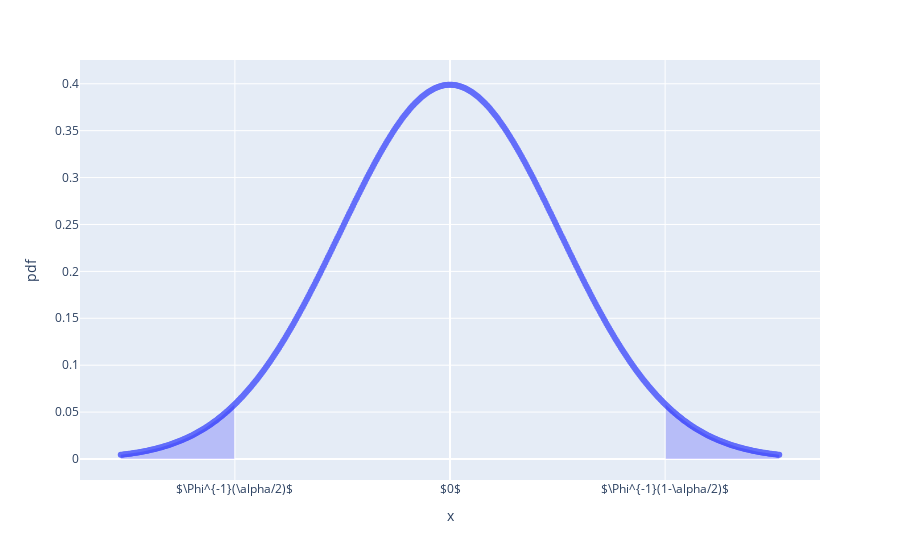
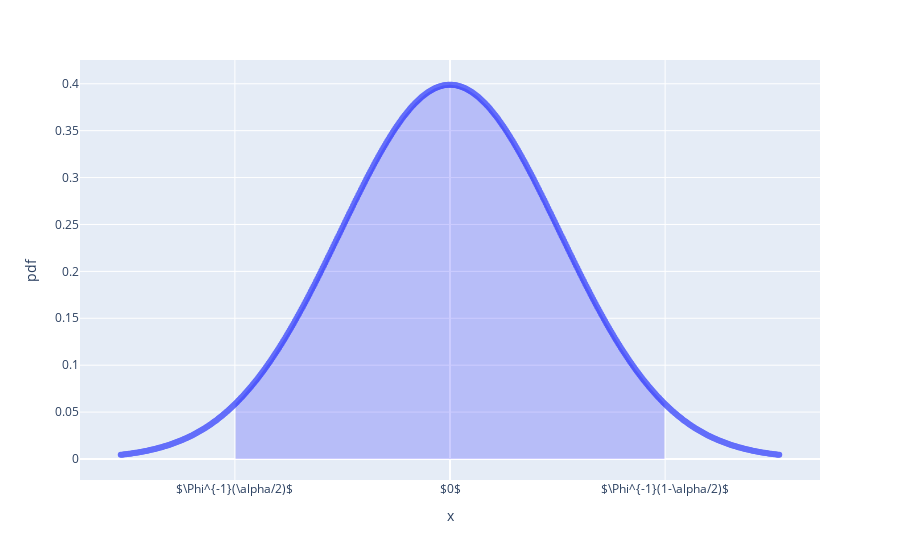

The cell these charts' notebook holds for them, in order:
### Code cell
def add_shaded_area(fig, x, y, mask, fillcolor='rgba(0, 0, 255, 0.2)'):
    """
    Add a shaded area to the given figure using the specified x, y data and mask.

    Parameters
    ----------
    fig : plotly.graph_objs.Figure
        The figure to which the shaded area will be added.
    x : numpy.array
        The x-values of the data points.
    y : numpy.array
        The y-values of the data points.
    mask : numpy.array
        A boolean mask indicating which points should be included in the shaded area.
    fillcolor : str, optional
        The fill color for the shaded area (default is 'rgba(0, 0, 255, 0.2)').
    """
    fig.add_trace(
        go.Scatter(
            x=jnp.concatenate([x[mask], x[mask][::-1]]),
            y=jnp.concatenate([jnp.zeros_like(x[mask]), y[mask][::-1]]),
            fill='toself',
            fillcolor=fillcolor,
            line=dict(width=0),
            showlegend=False
        )
    )

x: NDArray[Float] = jnp.linspace(-3, 3, 500)
data: dict[str, NDArray] = {
    'x': x,
    'pdf': norm.pdf(x)
}

# Calculate the interval for the shaded area
left_bound: float = norm.ppf(0.025)
right_bound: float = norm.ppf(0.975)

# Create masks for the shaded areas
mask_left: NDArray[Bool] = x < left_bound
mask_right: NDArray[Bool] = x > right_bound
fig = px.scatter(data, x='x', y='pdf')
add_shaded_area(fig, x=x, y=data['pdf'], mask=mask_left)
add_shaded_area(fig, x=x, y=data['pdf'], mask=mask_right)
fig.update_xaxes(
    tickvals=[left_bound, 0, right_bound], 
    ticktext=[r'$\Phi^{-1}(\alpha/2)$', r'$0$', r'$\Phi^{-1}(1-\alpha/2)$'])
fig.show()

# Create a mask for the shaded area
mask: NDArray[Bool] = (x >= left_bound) & (x <= right_bound)
fig = px.scatter(data, x='x', y='pdf')
add_shaded_area(fig, x=x, y=data['pdf'], mask=mask)
fig.update_xaxes(
    tickvals=[left_bound, 0, right_bound], 
    ticktext=[r'$\Phi^{-1}(\alpha/2)$', r'$0$', r'$\Phi^{-1}(1-\alpha/2)$'])
fig.show()

### Figure 1 — Plotly figure (JSON) as saved in the notebook; plotly's stock layout.template omitted (floating-point values rounded to 4 significant figures; data arrays with more than 128 entries replaced by an {"elided": "..."} marker saying what was removed)
{"data": [{"hovertemplate": "x=%{x}<br>pdf=%{y}<extra></extra>", "legendgroup": "", "marker": {"color": "#636efa", "symbol": "circle"}, "mode": "markers", "name": "", "orientation": "v", "showlegend": false, "type": "scatter", "x": {"elided": "500 float values"}, "xaxis": "x", "y": {"elided": "500 float values"}, "yaxis": "y"}, {"fill": "toself", "fillcolor": "rgba(0, 0, 255, 0.2)", "line": {"width": 0}, "showlegend": false, "type": "scatter", "x": {"elided": "174 float values"}, "y": {"elided": "174 float values"}}, {"fill": "toself", "fillcolor": "rgba(0, 0, 255, 0.2)", "line": {"width": 0}, "showlegend": false, "type": "scatter", "x": {"elided": "174 float values"}, "y": {"elided": "174 float values"}}], "layout": {"legend": {"tracegroupgap": 0}, "margin": {"t": 60}, "xaxis": {"anchor": "y", "domain": [0, 1], "ticktext": ["$\\Phi^{-1}(\\alpha/2)$", "$0$", "$\\Phi^{-1}(1-\\alpha/2)$"], "tickvals": [-1.96, 0, 1.96], "title": {"text": "x"}}, "yaxis": {"anchor": "x", "domain": [0, 1], "title": {"text": "pdf"}}}}

### Figure 2 — Plotly figure (JSON) as saved in the notebook; plotly's stock layout.template omitted (floating-point values rounded to 4 significant figures; data arrays with more than 128 entries replaced by an {"elided": "..."} marker saying what was removed)
{"data": [{"hovertemplate": "x=%{x}<br>pdf=%{y}<extra></extra>", "legendgroup": "", "marker": {"color": "#636efa", "symbol": "circle"}, "mode": "markers", "name": "", "orientation": "v", "showlegend": false, "type": "scatter", "x": {"elided": "500 float values"}, "xaxis": "x", "y": {"elided": "500 float values"}, "yaxis": "y"}, {"fill": "toself", "fillcolor": "rgba(0, 0, 255, 0.2)", "line": {"width": 0}, "showlegend": false, "type": "scatter", "x": {"elided": "652 float values"}, "y": {"elided": "652 float values"}}], "layout": {"legend": {"tracegroupgap": 0}, "margin": {"t": 60}, "xaxis": {"anchor": "y", "domain": [0, 1], "ticktext": ["$\\Phi^{-1}(\\alpha/2)$", "$0$", "$\\Phi^{-1}(1-\\alpha/2)$"], "tickvals": [-1.96, 0, 1.96], "title": {"text": "x"}}, "yaxis": {"anchor": "x", "domain": [0, 1], "title": {"text": "pdf"}}}}
